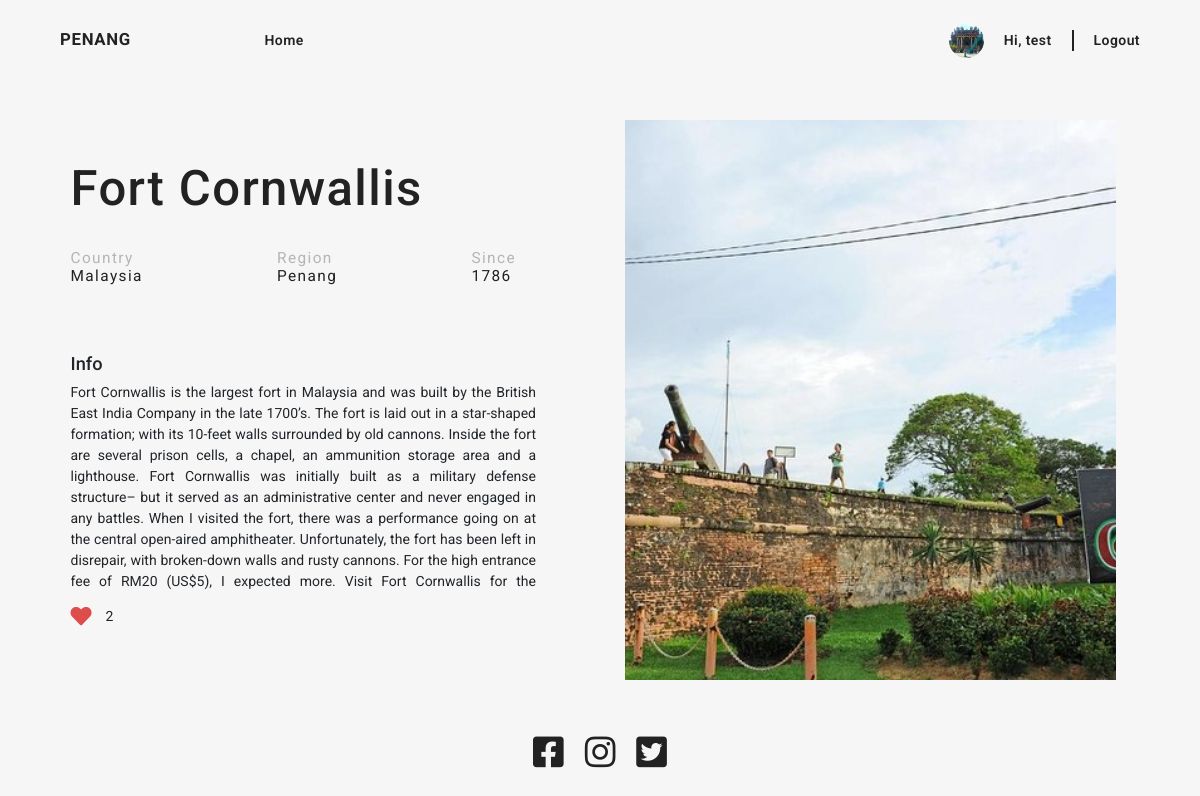
Page /content.php?id=21 (signed in) on the committed database.
### tables this page shows
CREATE TABLE `users` (
  `id` int(11) NOT NULL,
  `username` varchar(225) NOT NULL,
  `password` varchar(225) NOT NULL,
  `profileImage` text NOT NULL,
  `gender` varchar(225) NOT NULL,
  `shortSummary` varchar(225) NOT NULL
);

CREATE TABLE `contents` (
  `id` int(11) NOT NULL,
  `name` varchar(255) NOT NULL,
  `date` int(225) NOT NULL,
  `info` varchar(5000) NOT NULL,
  `image_url` text NOT NULL,
  `postingDate` date NOT NULL
);

CREATE TABLE `contents_likes` (
  `id` int(225) NOT NULL,
  `users` int(225) NOT NULL,
  `contents` int(225) NOT NULL
);

### includes/users/userInfo.inc.php (called while the page is built, shortened)
<?php
    $conn = mysqli_connect('localhost', 'root', '', 'content_db');
    $username = $_SESSION['username'];
    $query = "SELECT * FROM users WHERE username = '$username' LIMIT 1";
    $result = mysqli_query($conn, $query);
    $userData = mysqli_fetch_assoc($result);
    $loggedInId = $userData['id'];
    $loggedInProfileImageUrl = $userData['profileImage'];

### includes/contentInfo.inc.php (called while the page is built, shortened)
<?php
    $conn = mysqli_connect('localhost', 'root', '', 'content_db');
    $postId = $_GET['id'];
    $query = "SELECT * FROM contents WHERE id = '$postId' LIMIT 1";
    $result = mysqli_query($conn, $query);
    if(mysqli_num_rows($result) > 0){
        $userData = mysqli_fetch_assoc($result);
    }
    else {
        header("Location: index.php");
    }
    if(!isset($userData['name'])) {
        header("Location: index.php");
        exit();
    }
    else {
        $postName = $userData['name'];
        $postHistoricalDate = $userData['date'];
        $postInfo = $userData['info'];
        $postImage = $userData['image_url'];
    }

### content.php (the view, shortened to what this page needs)
<?php
    include_once "header.php";
    include "./includes/contentInfo.inc.php";
?>
<?php
    include "./includes/users/userInfo.inc.php";
    $query = "SELECT
                contents_likes.users
                FROM contents_likes
                WHERE contents = '$postId'";
    $result = mysqli_query($conn, $query);
    while($rows = $result->fetch_object()) {
        $likes[] = $rows;
    }
    function checkIfUserLiked($loggedInId,$likes) {
        foreach ($likes as $liked_user) {
            if ($liked_user->users == $loggedInId) {
                return "liked";
            }
        }
        return "";
    }
?>
<section class="content-container row">
    <div class="col-12 col-lg-6  order-1 order-lg-0 info-container">
        <h1><?=$postName?></h1>
        <div class="sub-title-container d-flex justify-content-between">
            <h2 class="d-flex flex-column">Country<span>Malaysia</span></h2>
            <h2 class="d-flex flex-column">Region<span>Penang</span></h2>
            <h2 class="d-flex flex-column">Since<span><?=$postHistoricalDate?></span></h2>
        </div>
        <div class="info">
            <h2>Info</h2>
            <p><?=$postInfo?></p>
        </div>
        <div class="like-container d-flex justify-content-start align-items-center">
            <button class="fas fa-heart m-0 p-0 like <?=checkIfUserLiked($loggedInId, $likes)?>" value = "<?= $postId ?>" onclick="clickLike(<?= $postId ?>)"></button>
            <p class="m-0 p-0 mx-3"><?=!empty($likes) ? count($likes) : ""?></p>
        </div>
    </div>
    <div class="col-12 col-lg-6 order-0 order-lg-1 img d-flex justify-content-end">
        <img src="./uploads/contentImg/<?=$postImage?>" alt="" class="px-lg-3">
    </div>
</section>
<?php
    include_once "footer.php";
?>

### header.php (shortened to what this page needs)
<?php
    if(!(empty($_SESSION['username']) || $_SESSION['username'] == '')) {
        include "./includes/users/userInfo.inc.php";
    }
?>
<!DOCTYPE html>
<html lang="en">
<head>
    <link href="https://cdn.jsdelivr.net/npm/bootstrap@5.0.2/dist/css/bootstrap.min.css" rel="stylesheet">
    <link rel="stylesheet" href="https://pro.fontawesome.com/releases/v5.10.0/css/all.css"/>
    <link rel="stylesheet" href="./CSS/style.css">
    <link rel="stylesheet" href="./CSS/profile.css">
    <link rel="stylesheet" href="./CSS/loginSignup.css">
</head>
<body>
    <nav class="row d-flex align-items-center">
        <div class="logo col-2 text-uppercase ">
            <a href="./index.php">Penang</a>
        </div>
        <div class="links col-7 " >
            <a href="./index.php" class="mx-4 d-none d-md-inline">Home</a>
        </div>
        <div class="account col-3 d-flex justify-content-end align-items-center">
            <?php
                if (isset($_SESSION['username'])) {
            ?>
                    <div class="nav-profile d-none d-md-flex align-items-center">
                        <img class="profile-image" <?= empty($loggedInProfileImageUrl) ? 'src="./imgs/AccountImage.png"' : 'src="./uploads/userProfilePic/'.$loggedInProfileImageUrl.'"'; ?>>
                        <a href="./userAccountProfile.php">Hi, <?php echo $_SESSION['username'];?></a>
                        <button class="logout-button" style="padding-left: 20px;"><a href="#">Logout</a></button>
                    </div>
            <?php
                }
                else {
            ?>
                    <button style="padding: 0 20px;" class="d-none d-md-inline"><a href="./login.php">Login</a></button>
                    <button style="padding-left: 20px;" class="d-none d-md-inline"><a href="./register.php">Register</a></button>
            <?php
                }
            ?>
        </div>
    </nav>

### CSS/style.css (style rules this page uses)
:root { --color_white: #ffffff; --color_background: #F6F6F6; --color_text: #B5B5B5; --color_body: #8F8F8F; --color_title2: #6D6D6D; --color_title1: #222222; --color_red: #DE4C4C; --color_blue: #5D84EA; --color_highlight: #FF8710; }
* { margin: 0; padding: 0; box-sizing: border-box; font-size: 14px; font-family: "Roboto", sans-serif; scroll-behavior: smooth; }
a { text-decoration: none; color: var(--color_title1); cursor: pointer !important; transition: all 0.3s ease-in-out; }
body { width: 90%; max-width: 1400px; margin: 0 auto; background-color: var(--color_background); }
nav { height: 10vh; z-index: 5; }
nav .logo, nav .account { z-index: 6; }
nav .logo a { font-size: 1.2rem; font-weight: 700; letter-spacing: 0.05rem; }
nav .links a { font-size: 1rem; font-weight: 600; letter-spacing: 0.03rem; }
nav .account a { font-size: 1rem; font-weight: 600; letter-spacing: 0.03rem; padding: 0 20px; }
nav .account .profile-image { height: 35px; width: 35px; border-radius: 50%; }
nav button { border: none; background-color: transparent; border-left: var(--color_title1) solid 2px; }
nav button a { font-size: 1rem; padding: 0 !important; margin: 0 !important; }
.like-container button { font-size: 1.5rem; background-color: transparent; color: var(--color_text); border: none; outline: none; }
.like-container button.liked { color: var(--color_red); }
.content-container { width: 100%; max-width: 1200px; height: fit-content; min-height: 80vh; padding: 40px 0; margin: 0 auto; }
.content-container .info-container { padding-top: 40px; padding-right: 5%; }
.content-container .info-container h1 { font-size: 3.5rem; color: var(--color_title1); letter-spacing: 0.1rem; margin-bottom: 30px; }
.content-container .info-container .sub-title-container { margin-bottom: 60px; }
.content-container .info-container .sub-title-container h2 { margin-right: 30px; color: var(--color_text); font-size: 1.1rem; font-weight: 400; letter-spacing: 0.1rem; }
.content-container .info-container .sub-title-container h2 span { color: var(--color_title1); font-size: 1.1rem; font-weight: 400; letter-spacing: 0.1rem; }
.content-container .info-container .info { height: fit-content; }
.content-container .info-container .info h2 { font-size: 1.3rem; font-weight: 500; }
.content-container .info-container .info p { font-size: 1rem; text-align: justify; padding-right: 10px; max-height: 210px; overflow-y: scroll; }
.content-container .img { height: 70vh; }
.content-container .img img { object-fit: cover; object-position: center; height: 100%; width: 100%; }

### CSS/profile.css (style rules this page uses)
:root { --color_white: #ffffff; --color_background: #F6F6F6; --color_text: #B5B5B5; --color_body: #8F8F8F; --color_title2: #6D6D6D; --color_title1: #222222; --color_red: #DE4C4C; --color_blue: #5D84EA; --color_highlight: #FF8710; }
* { margin: 0; padding: 0; box-sizing: border-box; font-size: 14px; }
a { text-decoration: none; color: var(--color_title1); }
body { width: 90%; max-width: 1400px; margin: 0 auto; }

### CSS/loginSignup.css (style rules this page uses)
:root { --color_white: #ffffff; --color_background: #F6F6F6; --color_text: #B5B5B5; --color_body: #8F8F8F; --color_title2: #6D6D6D; --color_title1: #222222; --color_red: #DE4C4C; --color_blue: #5D84EA; --color_highlight: #FF8710; }
* { margin: 0; padding: 0; box-sizing: border-box; font-size: 14px; font-family: "Roboto", sans-serif; scroll-behavior: smooth; }

### rows in the picture
users: profileImage (picture)
contents: name "Fort Cornwallis", date "1786", info "Fort Cornwallis is the largest fort in Malaysia and was built by the British East India Company in the late 1700’s. The fort is laid out in a star-shaped formation; with its 10-feet walls surrounded by old cannons. Inside the fort are several prison cells, a chapel, an ammunition storage area and a lighthouse. Fort Cornwallis was initially built as a military defense structure– but it served as an administrative center and never engaged in any battles. When I visited the fort, there was a performance going on at the central open-aired amphitheater. Unfortunately, the fort has been left in disrepair, with broken-down walls and rusty cannons. For the high entrance fee of RM20 (US$5), I…", image_url (picture)

### other values in the picture
$_SESSION['username'] "test"
count($likes) "2"
